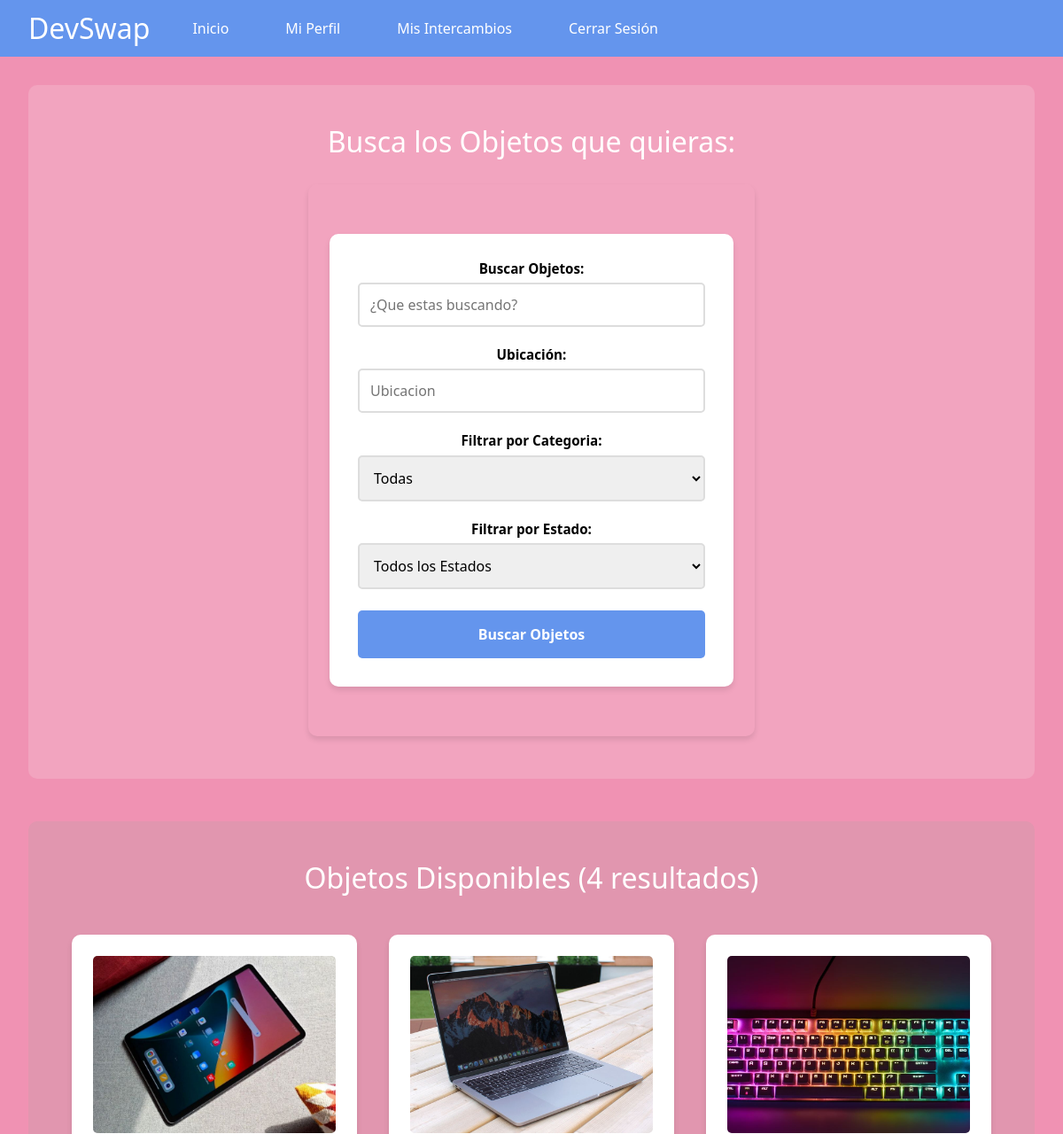
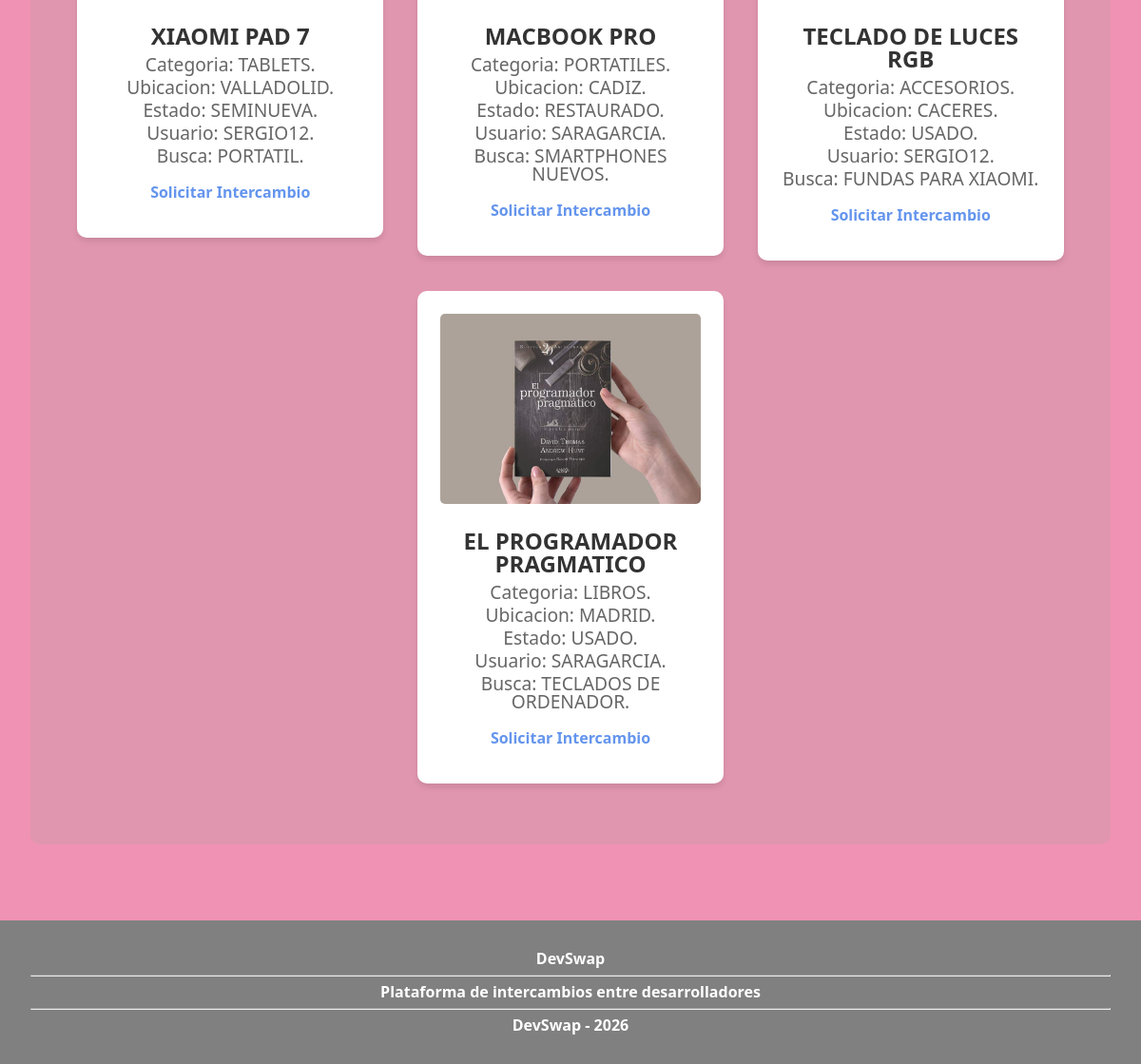
The app's page /buscar.php (signed in) with its own data (2 pictures, top to bottom).
### tables this page shows
CREATE TABLE PUBLICACION2 (
    ID_P VARCHAR(10) NOT NULL,
    CAMBIO VARCHAR(100),
    ESTADO VARCHAR(10),
    UBICACION VARCHAR(20),
    NOMBRE_P VARCHAR(100),
    DESCRIPCION_P VARCHAR(100),
    IMAGEN_P VARCHAR(255),
    PRIMARY KEY(ID_P),
    FOREIGN KEY(ID_P) REFERENCES PUBLICACION1(ID_P) ON DELETE CASCADE
);

CREATE TABLE PUBLICACION1(
    ID_P VARCHAR(10) NOT NULL,
    CORREO_U VARCHAR(50) NOT NULL,
    NOMBRE_C VARCHAR(50) NOT NULL,
    PRIMARY KEY(ID_P, CORREO_U, NOMBRE_C),
    FOREIGN KEY(CORREO_U) REFERENCES USUARIO(CORREO_U) ON DELETE CASCADE,
    FOREIGN KEY(NOMBRE_C) REFERENCES CATEGORIA(NOMBRE_C) ON DELETE CASCADE
);

CREATE TABLE USUARIO (
    CORREO_U VARCHAR(50) NOT NULL,
    NICK_U VARCHAR(10),
    APELLIDO1 VARCHAR(10),
    APELLIDO2 VARCHAR(10),
    NOMBRE_U VARCHAR(10),
    TELEFONO INT,
    CIUDAD VARCHAR(20),
    CONTRASEÑA_U VARCHAR(100),
    PRIMARY KEY(CORREO_U)
);

### buscar.php (the view, shortened to what this page needs)
<?php
    require_once 'configuracion.php';
    $filtro_objeto = '';
    $filtro_ubicacion = '';
    $filtro_categoria = '';
    $filtro_estado = '';
    $consulta = "
        SELECT P2.ID_P, P2.NOMBRE_P, P2.DESCRIPCION_P, P2.IMAGEN_P, P2.UBICACION, P2.ESTADO, P2.CAMBIO, P1.NOMBRE_C, U.NICK_U, P1.CORREO_U
        FROM PUBLICACION2 P2
        INNER JOIN PUBLICACION1 P1 ON P2.ID_P = P1.ID_P
        INNER JOIN USUARIO U ON P1.CORREO_U = U.CORREO_U
        WHERE P1.CORREO_U != '{$_SESSION['correo']}'
    ";
    $consulta .= " ORDER BY RAND() LIMIT 12";
    $publicaciones = [];
    $resultado = mysqli_query($conexion, $consulta);
    if($resultado && mysqli_num_rows($resultado) > 0) {
        while($fila = mysqli_fetch_assoc($resultado)) {
            $publicaciones[] = $fila;
        }
    }
?>
<!DOCTYPE html>
<html lang="es">
    <head>
        <link rel="stylesheet" href="estilo/style.css">
    </head>
    <body>
        <header>
            <div class="barra-busqueda">
                <h1>DevSwap</h1>
                <a href="index.php">Inicio</a>
                <a href="usuario-normal.php">Mi Perfil</a>
                <a href="intercambios.php">Mis Intercambios</a>
                <a href="logout.php">Cerrar Sesión</a>
            </div>
        </header>
        <main>
            <div class="impar">
                <h3>Busca los Objetos que quieras:</h3>
                <div class="registro">
                    <form method="POST">
                        <label for="Objeto">Buscar Objetos:</label>
                        <input type="text" id="Objeto" name="Objeto" placeholder="¿Que estas buscando?"
                                value="<?php echo htmlspecialchars($filtro_objeto); ?>">
                        <label for="Ubicacion">Ubicación:</label>
                        <input type="text" id="Ubicacion" name="Ubicacion" placeholder="Ubicacion"
                                value="<?php echo htmlspecialchars($filtro_ubicacion); ?>">
                        <label for="Categoria">Filtrar por Categoria:</label>
                        <select id="Categoria" name="Categoria">
                            <option value="TODAS" <?php echo ($filtro_categoria == 'TODAS' || empty($filtro_categoria)) ? 'selected' : ''; ?>>Todas</option>
                        </select>
                        <label for="Estado">Filtrar por Estado:</label>
                        <select id="Estado" name="Estado">
                            <option value="TODOS" <?php echo ($filtro_estado == 'TODOS' || empty($filtro_estado)) ? 'selected' : ''; ?>>Todos los Estados</option>
                        </select>
                        <input type="submit" value="Buscar Objetos">
                    </form>
                </div>
            </div>
            <div class="par">
                <h3>Objetos Disponibles (<?php echo count($publicaciones); ?> resultados)</h3>
                <?php if(count($publicaciones) > 0): ?>
                    <?php foreach($publicaciones as $pub): ?>
                        <div class="Oferta">
                            <?php
                                $ruta_img = htmlspecialchars($pub['IMAGEN_P']);
                                if(file_exists($ruta_img)) {
                                    echo '<img src="' . $ruta_img . '" alt="Imagen de ' . htmlspecialchars($pub['NOMBRE_P']) . '">';
                                } else {
                                    echo '<img src="imagenes/Fotos/default.jpg" alt="Imagen no disponible">';
                                }
                            ?>
                            <h4><?php echo htmlspecialchars($pub['NOMBRE_P']); ?></h4>
                            <p>Categoria: <?php echo htmlspecialchars($pub['NOMBRE_C']); ?>.</p>
                            <p>Ubicacion: <?php echo htmlspecialchars($pub['UBICACION']); ?>.</p>
                            <p>Estado: <?php echo htmlspecialchars($pub['ESTADO']); ?>.</p>
                            <p>Usuario: <?php echo htmlspecialchars($pub['NICK_U']); ?>.</p>
                            <p>Busca: <?php echo htmlspecialchars($pub['CAMBIO']); ?>.</p>
                            <a href="#" onclick="solicitarIntercambio('<?php echo htmlspecialchars($pub['ID_P']); ?>', '<?php echo htmlspecialchars($pub['NOMBRE_P']); ?>'); return false;">Solicitar Intercambio</a>
                        </div>
                    <?php endforeach; ?>
                <?php else: ?>
                    <p>No se encontraron publicaciones que coincidan con tu búsqueda.</p>
                <?php endif; ?>
            </div>
        </main>
        <footer>
            <strong>DevSwap</strong><br>
            <hr>
            <strong>Plataforma de intercambios entre desarrolladores</strong><br>
            <hr>
            <strong>DevSwap - 2026</strong>
        </footer>
    </body>
</html>

### estilo/style.css (style rules this page uses)
html, body, div, span, applet, object, iframe, h1, h2, h3, h4, h5, h6, p, blockquote, pre, a, abbr, acronym, address, big, cite, code, del, dfn, em, img, ins, kbd, q, s, samp, small, strike, strong, sub, sup, tt, var, b, u, i, center, dl, dt, dd, ol, ul, li, fieldset, form, label, legend, table, caption, tbody, tfoot, thead, tr, th, td, article, aside, canvas, details, embed, figure, figcaption, footer, header, hgroup, menu, nav, output, ruby, section, summary, time, mark, audio, video { margin: 0; padding: 0; border: 0; font-size: 100%; font: inherit; vertical-align: baseline; }
article, aside, details, figcaption, figure, footer, header, hgroup, menu, nav, section { display: block; }
body { line-height: 1; }
body { background-color: powderblue; margin: 0; padding: 0; }
header { background-color: cornflowerblue; }
h4 { color: cornflowerblue; font-size: 2.5rem; font-family: 'Segoe UI', Tahoma, Geneva, Verdana, sans-serif; font-weight: bolder; margin-top: 0; }
.barra-busqueda { display: flex; align-items: center; padding: 1rem 2rem; gap: 2rem; }
.barra-busqueda h1 { margin: 0; font-family: 'Segoe UI', Tahoma, Geneva, Verdana, sans-serif; color: white; font-size: 2rem; }
.barra-busqueda a { color: white; text-decoration: none; font-family: 'Segoe UI', Tahoma, Geneva, Verdana, sans-serif; padding: 0.5rem 1rem; transition: background-color 0.3s; }
main { background-color: rgb(240, 146, 179); padding: 2rem; }
main > div { margin-bottom: 3rem; }
main h3, main h2 { text-align: center; font-family: 'Segoe UI', Tahoma, Geneva, Verdana, sans-serif; color: white; font-size: 2rem; margin-bottom: 2rem; }
.oferta, .Oferta { background-color: white; padding: 1.5rem; margin: 1rem; border-radius: 10px; box-shadow: 0 4px 6px rgba(0, 0, 0, 0.1); display: inline-block; width: calc(33% - 2rem); vertical-align: top; box-sizing: border-box; }
.oferta img, .Oferta img { width: 100%; height: 200px; object-fit: cover; border-radius: 5px; margin-bottom: 1rem; }
.oferta h4, .Oferta h4 { font-family: 'Segoe UI', Tahoma, Geneva, Verdana, sans-serif; color: #333; margin: 0.5rem 0; font-size: 1.5rem; font-weight: bolder; }
.oferta p, .Oferta p { color: #666; margin: 0.3rem 0; }
main > div { text-align: center; padding: 3rem 2rem; background-color: rgba(255, 255, 255, 0.1); border-radius: 10px; }
main > div p { color: white; font-size: 1.2rem; margin-bottom: 1.5rem; }
main > div a { display: inline-block; padding: 1rem 2rem; background-color: white; color: cornflowerblue; text-decoration: none; font-family: 'Segoe UI', Tahoma, Geneva, Verdana, sans-serif; font-weight: bold; border-radius: 5px; transition: transform 0.3s; }
footer { background-color: grey; text-align: center; padding: 2rem; color: white; }
p { font-family: 'Segoe UI', Tahoma, Geneva, Verdana, sans-serif; }
strong { font-size: medium; font-weight: bolder; font-family: 'Segoe UI', Tahoma, Geneva, Verdana, sans-serif; }
.registro { padding: 1.5rem; margin: auto; border-radius: 10px; box-shadow: 0 4px 6px rgba(0, 0, 0, 0.1); width: calc(50% - 2rem); vertical-align: top; box-sizing: border-box; }
form { background-color: white; padding: 2rem; border-radius: 10px; box-shadow: 0 4px 6px rgba(0, 0, 0, 0.1); max-width: 400px; margin: 2rem auto }
form label { font-size: medium; font-weight: bold; font-size: 0.95rem; display: block; margin-bottom: 0.5rem; font-family: 'Segoe UI', Tahoma, Geneva, Verdana, sans-serif; color: black; }
form select, form input[type="email"], form input[type="password"], form input[type="text"], form input[type="image"], form input[type="file"] { width: 100%; padding: 0.75rem; margin-bottom: 1.5rem; border: 2px solid #ddd; border-radius: 5px; font-family: 'Segoe UI', Tahoma, Geneva, Verdana, sans-serif; font-size: 1rem; box-sizing: border-box; transition: border-color 0.3s; }
form input[type="submit"] { width: 100%; padding: 1rem; background-color: cornflowerblue; color: white; border: none; border-radius: 5px; font-family: 'Segoe UI', Tahoma, Geneva, Verdana, sans-serif; font-size: 1rem; font-weight: bold; cursor: pointer; transition: background-color 0.3s, transform 0.2s; }
.impar { background-color: rgb(242, 164, 191); }
.par { background-color: rgb(225, 150, 175); }

### records on screen
publicacion2: IMAGEN_P (picture), NOMBRE_P "XIAOMI PAD 7", publicacion1.NOMBRE_C "TABLETS", UBICACION "VALLADOLID", ESTADO "SEMINUEVA", usuario.NICK_U "SERGIO12", CAMBIO "PORTATIL"
publicacion2: IMAGEN_P (picture), NOMBRE_P "MACBOOK PRO", publicacion1.NOMBRE_C "PORTATILES", UBICACION "CADIZ", ESTADO "RESTAURADO", usuario.NICK_U "SARAGARCIA", CAMBIO "SMARTPHONES NUEVOS"
publicacion2: IMAGEN_P (picture), NOMBRE_P "TECLADO DE LUCES RGB", publicacion1.NOMBRE_C "ACCESORIOS", UBICACION "CACERES", ESTADO "USADO", usuario.NICK_U "SERGIO12", CAMBIO "FUNDAS PARA XIAOMI"
publicacion2: IMAGEN_P (picture), NOMBRE_P "EL PROGRAMADOR PRAGMATICO", publicacion1.NOMBRE_C "LIBROS", UBICACION "MADRID", ESTADO "USADO", usuario.NICK_U "SARAGARCIA", CAMBIO "TECLADOS DE ORDENADOR"

### other values on screen
count($publicaciones) "4"
